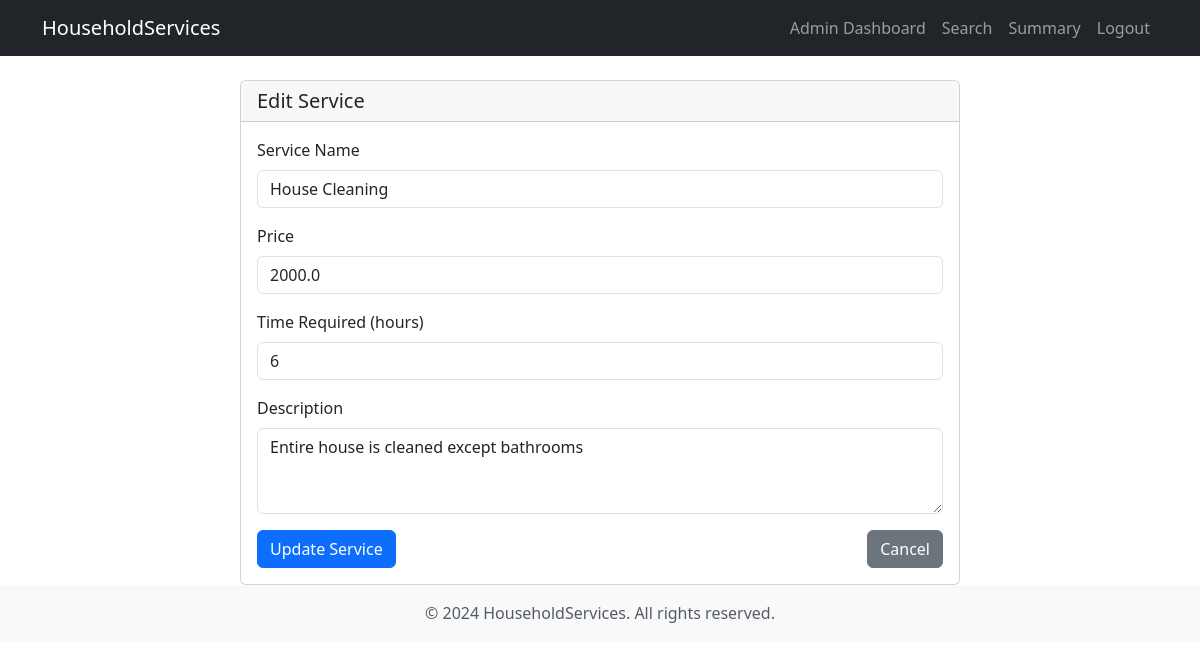
The page /admin/service/1/edit (signed in) on the database its author committed.
### models.py (models this page shows)
class ServicePackage(db.Model):
    __tablename__ = 'service_package'
    id = db.Column(db.Integer, primary_key=True)
    name = db.Column(db.String(120), nullable=False)
    price = db.Column(db.Float, nullable=False)
    service_category_id = db.Column(db.Integer, db.ForeignKey('service_category.id'), nullable=False)
    time = db.Column(db.Integer, nullable=False)  # Time in hours
    description = db.Column(db.Text, nullable=False)
    service_requests = db.relationship('ServiceRequest', backref='service_package', lazy=True, cascade="all, delete-orphan")

### Folder1/admin_dashboard.py (the view, shortened to what this page needs)
@admin_blueprint.route('/service/<int:id>/edit', methods=['GET', 'POST'])
@admin_required
def edit_service(id):
    service = ServicePackage.query.get_or_404(id)
    return render_template('edit_service.html', service=service)

### Folder1/admin_dashboard.py (called while the page is built)
def admin_required(f):
    @wraps(f)
    def decorated_function(*args, **kwargs):
        if 'user_id' not in session or session.get('role') != 'admin':
            flash('Please login as admin to access this page.', 'danger')
            return redirect(url_for('authentication.user_login'))
        return f(*args, **kwargs)
    return decorated_function

### templates/edit_service.html (shortened to what this page needs)
{% extends "base.html" %}
{% block content %}
<div class="container mt-4">
    <div class="row">
        <div class="col-md-8 offset-md-2">
            <div class="card">
                <div class="card-header">
                    <h5 class="mb-0">Edit Service</h5>
                </div>
                <div class="card-body">
                    <form action="{{ url_for('admin.edit_service', id=service.id) }}" method="POST">
                        <div class="mb-3">
                            <label for="name" class="form-label">Service Name</label>
                            <input type="text" class="form-control" id="name" name="name" value="{{ service.name }}" required>
                        </div>
                        <div class="mb-3">
                            <label for="price" class="form-label">Price</label>
                            <input type="number" step="0.01" class="form-control" id="price" name="price" value="{{ service.price }}" required>
                        </div>
                        <div class="mb-3">
                            <label for="time" class="form-label">Time Required (hours)</label>
                            <input type="number" class="form-control" id="time" name="time" value="{{ service.time }}" required>
                        </div>
                        <div class="mb-3">
                            <label for="description" class="form-label">Description</label>
                            <textarea class="form-control" id="description" name="description" rows="3" required>{{ service.description }}</textarea>
                        </div>
                        <div class="d-flex justify-content-between">
                            <button type="submit" class="btn btn-primary">Update Service</button>
                            <a href="{{ url_for('admin.dashboard') }}" class="btn btn-secondary">Cancel</a>
                        </div>
                    </form>
                </div>
            </div>
        </div>
    </div>
</div>
{% endblock %}

### rows shown on the page
ServicePackage: name "House Cleaning", price "2000.0", time "6", description "Entire house is cleaned except bathrooms"
